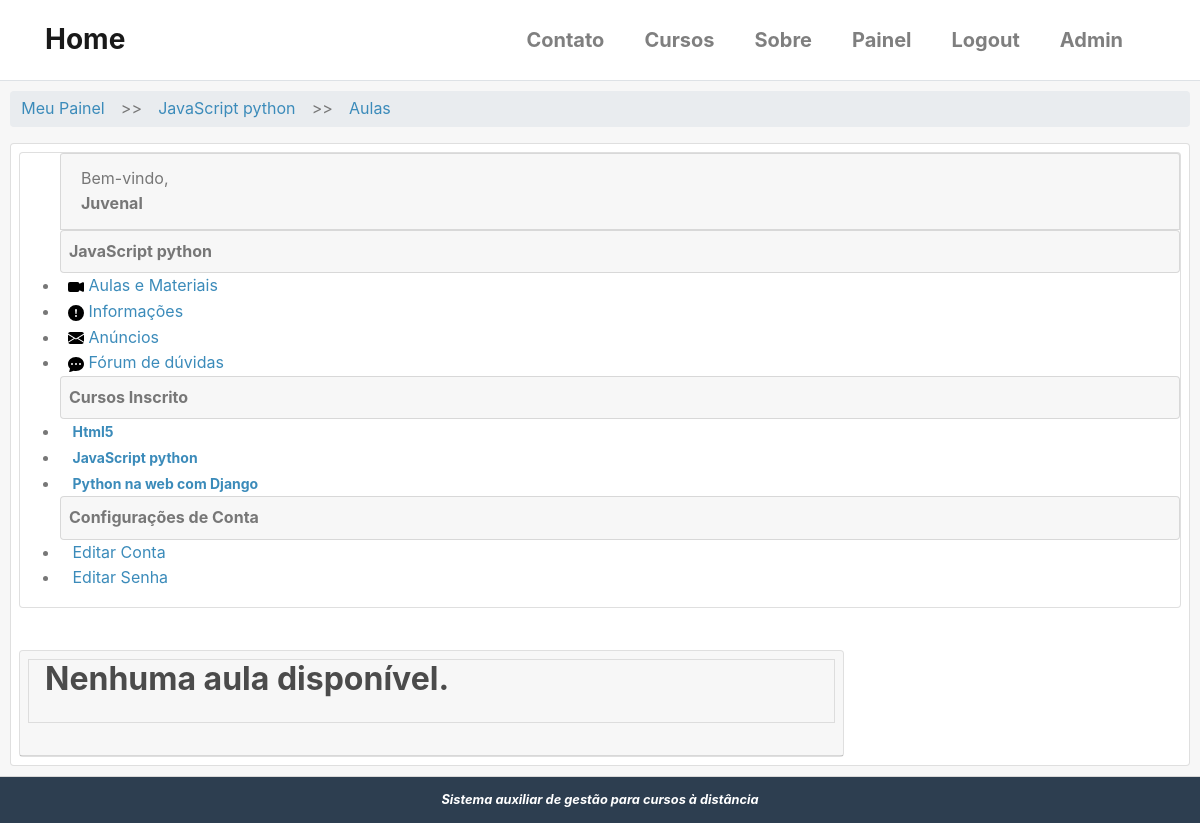
/cursos/javascript/aulas/ (signed in), run on the app's committed database.
### cursos/models.py (models this page shows, shortened)
class Cursos(models.Model):
    nome = models.CharField('Nome', max_length=100)
    slug = models.SlugField('Atalho')
    descricao = models.TextField('Descrição Simples', blank=True)
    sobre = models.TextField('Sobre o Curso', blank=True)
    data_inicial = models.DateField(
        'Data de início', null=True, blank=True,
    )
    imagem = models.ImageField(
        upload_to='cursos/imagens', verbose_name='Imagem',
        null=True, blank=True
    )
    criado_em = models.DateTimeField('Criado em', auto_now_add=True)
    atualizado_em = models.DateTimeField('Atualizado em ', auto_now_add=True)
    objects = CursosManager()
    def __str__(self):
        return self.nome
    def aulas_disponiveis(self):
        hoje = timezone.now().date()
        return self.aula.filter(inicio__lte=hoje)
    class Meta:
        verbose_name = 'Curso'
        verbose_name_plural = 'Cursos'
        ordering = ['nome']  # ['-name'] ordem decrescente

class Enrollment(models.Model):
    STATUS_CHOICES = (
        (0, 'Pendente'),
        (1, 'Aprovado'),
        (2, 'Cancelado'),
        (3, 'Recusado'),
    )
    usuario = models.ForeignKey(
        settings.AUTH_USER_MODEL,
        verbose_name='Usuário',
        related_name='enrollments',
        on_delete=models.DO_NOTHING
    )
    curso = models.ForeignKey(
        Cursos, verbose_name='Curso',
        related_name='enrollments',
        on_delete=models.DO_NOTHING
    )
    status = models.ImageField(
        'Situação',
        choices=STATUS_CHOICES,
        default=0,
        blank=True
    )
    criado_em = models.DateTimeField('Criado em', auto_now_add=True)
    atualizado_em = models.DateTimeField('Atualizado em ', auto_now_add=True)
    class Meta:
        verbose_name = 'Inscrição'
        verbose_name_plural = 'Inscrições'
        """
        unique_together/unicidade - combina a unicidade entre cursos e usuário,
        ou seja, cada usuário se increve apenas uma vez para cada curso.
        """
        unique_together = (('usuario', 'curso'),)

### accounts/models.py (models this page shows, shortened)
class User(AbstractBaseUser, PermissionsMixin):
    username = models.CharField(
        'Usuário', max_length=30, unique=True,
        validators = [validators.RegexValidator(re.compile('^[\w.@+-]+$'),
        'O nome de usuário só pode conter letras, dígitos ou os seguintes caracteres: @/ ./ +/ -/ _',
        'Usuário inválido ou já existente!')]
    )
    email = models.EmailField('E-mail', unique=True)
    name = models.CharField('Nome', max_length=100, blank=True)
    is_active = models.BooleanField('Está ativo?', blank=True, default=True)
    is_staff = models.BooleanField('É da equipe?', blank=True, default=False)
    date_joined = models.DateTimeField('Data de Entrada', auto_now_add=True)
    objects = UserManager()
    USERNAME_FIELD = 'username'
    REQUIRED_FIELDS = ['email']
    class Meta:
        verbose_name = 'Usuário'
        verbose_name_plural = 'Usuários'
    def __str__(self):
        return self.name or self.username

### cursos/decorators.py (the view, shortened to what this page needs)
    def _wrapper(request, *args, **kwargs):
        slug = kwargs['slug']
        curso = get_object_or_404(Cursos, slug=slug)
        has_permission = request.user.is_staff
        if not has_permission:
            messages.error(request, message)
            return redirect('accounts:dashboard')
        request.curso = curso
        return view_func(request, *args, **kwargs)

### cursos/templatetags/cursos_tags.py (called while the page is built)
@register.simple_tag
def listar_meus_cursos(user):
    return Enrollment.objects.filter(usuario=user)

### cursos/views.py (called while the page is built)
@login_required
@inscrição_required
def aulas(request, slug):
    curso = request.curso
    aulas = curso.aulas_disponiveis()
    if not request.user.is_staff:
        aulas = curso.aulas.all()
    template_name = 'cursos/aulas.html'
    context = {
        'curso': curso,
        'aulas' : aulas
    }
    return render(request, template_name, context)

### cursos/templates/cursos/aulas.html
{% extends "cursos/cursos_dashboard.html" %}
{% load static %}
{% block breadcrumb %}
    {{ block.super }}
    <li style='margin: 5px;'>>></li>
    <li><a href="{% url 'cursos:aulas' curso.slug %}" >Aulas</a></li>
{% endblock %}
{% block dashboard_content %}
{% for aula in curso.aulas_disponiveis %}
<div class="well">
    <h2><a href="{% url 'cursos:aula' curso.slug aula.pk %}">{{ aula }}</a></h2>
    <p>
        {{ aula.descricao|truncatewords:'20' }}
        <br />
        <a href="{% url 'cursos:aula' curso.slug aula.pk %}" title="">
            <i class="fa-solid fa-eye"></i>
            Acessar Aula
        </a>
    </p>
</div>
{% empty %}
<div class="well">
    <h2>
        Nenhuma aula disponível.
    </h2>
</div>
{% endfor %}
{% endblock %}

### cursos/templates/cursos/cursos_dashboard.html
{% extends "accounts/dashboard.html" %}
{% load static %}
{% block breadcrumb %}
    {{ block.super }}
    <li style='margin: 5px;'>>></li>
    <li><a href="{% url 'cursos:anuncios' curso.slug %}" >{{ curso }}</a></li>
{% endblock %}
{% block menu_options %}
<li class="card pure-menu card-header p-2 mt-0">
    <strong>{{ curso }}</strong>
    <li>
        <a href="{% url 'cursos:aulas' curso.slug %}">
            <img src="{% static 'icons/camera-video-fill.svg' %}" alt="">
            Aulas e Materiais
        </a>
    </li>
    <li>
        <a href="#">
            <img src="{% static 'icons/exclamation-circle-fill.svg' %}" alt="">
            Informações
        </a>
    </li>
    <li>
        <a href="{% url 'cursos:anuncios' curso.slug %}">
            <img src="{% static 'icons/envelope-fill.svg' %}" alt="">
            Anúncios
        </a>
    </li>
    <li>
        <a href="#">
            <img src="{% static 'icons/chat-dots-fill.svg' %}" alt="">
            Fórum de dúvidas
        </a>
    </li>
</li>
{{ block.super }}
{% endblock menu_options %}

### templates/accounts/dashboard.html (shortened to what this page needs)
{% extends "base.html" %}
{% load static %}
{% load cursos_tags %}
{% block content %}
{% listar_meus_cursos user as enrollments %}
<div class="card-header" style='padding: 10px;'>
    <div class="">
        <ul class="breadcrumb pure-menu-heading">
            {% block breadcrumb %}
            <li><a class="" href="{% url 'accounts:painel' %}">Meu Painel</a></li>
            {% endblock %}
        </ul>
    </div>
    <div class="card" style='margin: auto;'>
        <div class="pure-g-r content-ribbon">
            <div class="pure-u-1-4 m-2">
                <div class="card pure-menu pure-menu-open">
                    <ul>
                        <li class="card card-header">
                            Bem-vindo, <strong>{{ user }}</strong>
                        </li>
                        {% block menu_options %}
                        <li class="card card-header p-2"><strong>Cursos Inscrito</strong></li>
                        {% for enrollment in enrollments %}
                        <li>
                            <a href="{% url 'cursos:anuncios' enrollment.curso.slug %}">
                                <strong style="font-size: 14px">{{ enrollment.curso }}</strong>
                            </a>
                        </li>
                        {% empty %}
                        <li style='padding: 5px 0 5px 15px;'>Não há inscrições</li>
                        {% endfor %}
                        <li class="card card-header p-2"><strong>Configurações de Conta</strong></li>
                        <li>
                            <a href="{% url 'accounts:editar_usuario' %}">
                                Editar Conta
                            </a>
                        </li>
                        <li>
                            <a href="{% url 'accounts:editar_senha' %}">
                            Editar Senha</a>
                        </li>
                        {% endblock menu_options %}
                    </ul>
                </div>
            </div>
            <br>
            <div class="carddash pure-u-2-3 m-2">
                <div class="card">
                    <div class="card-header p-2">
                    {% block dashboard_content %}{% endblock %}
                    </div>
                </div>
            </div>
        </div>
    </div>
</div>
{% endblock content %}

### static/css/styles1.css (style rules this page uses)
* { -webkit-box-sizing: border-box; -moz-box-sizing: border-box; box-sizing: border-box; }
a { color: #3b8bba; }
.pure-menu li a { padding-left: 0.5em; }
.carddash { margin: 40px; width: 70%; }
ul.breadcrumb { padding: 0; }
ul.breadcrumb li { display: inline-block; }
ul.breadcrumb li a { display: inline-block; padding: 0.3em 0.7em; }
h1, h2, h3, h4, h5, h6 { font-weight: bold; color: rgb(75, 75, 75); }
a { color: #3b8bba; text-decoration: none; }
.well { border: 1px solid #ddd; padding: 0em 1em 1em 1em; margin-bottom: 1.5em; }

### data on the page
Cursos: nome "JavaScript python"
User: name "Juvenal"
Enrollment: curso "Html5"
Enrollment: curso "JavaScript python"
Enrollment: curso "Python na web com Django"
